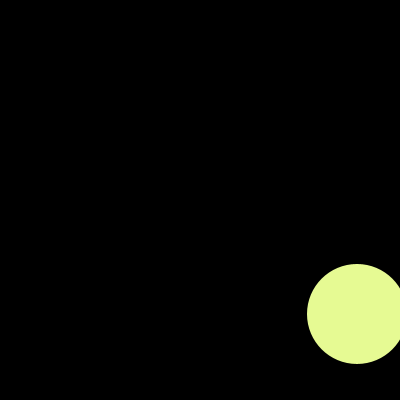
Frame 1 (no input)
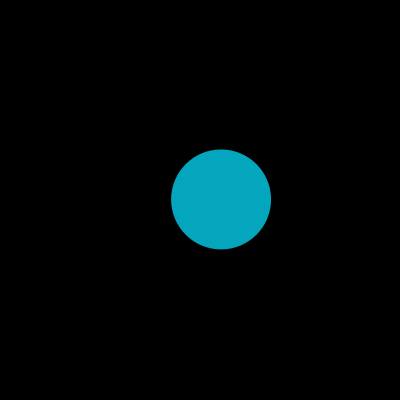
Frame 60 (the mouse pressed at the canvas centre just before this capture)
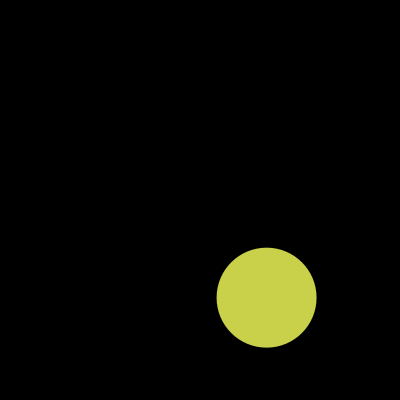
Frame 120 (the mouse held since frame 60 and released just before this capture)

The Processing sketch that drew these frames (run headless with seeded random() and noise(); from frame 60 on, the mouse is pressed at the canvas centre):

// Processing sketch: processing_133099
// ── processing_133099.pde

void setup(){
  frameRate(30);
  size(400,400);
  background(0);
}


void draw(){
  //float r=random (400);
  for(int i=0;i<400;i=i+10)
  {
    noStroke();
    background(0);
    float e=random(255);
    float f=random(255);
    float g=random(255);
    fill(e,f,g);
    float w=random (400);
    float r=random (400);
    ellipse(r,w,100,100);
  }
}    
